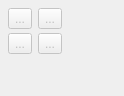
           <widget class="QWidget" name="piece_Page">
            <property name="geometry">
             <rect>
              <x>0</x>
              <y>0</y>
              <width>124</width>
              <height>96</height>
             </rect>
            </property>
            <property name="sizePolicy">
             <sizepolicy hsizetype="Preferred" vsizetype="Maximum">
              <horstretch>0</horstretch>
              <verstretch>0</verstretch>
             </sizepolicy>
            </property>
            <property name="toolTip">
             <string>Tools for adding pattern pieces.</string>
            </property>
            <attribute name="icon">
             <iconset resource="share/resources/toolicon.qrc">
              <normaloff>:/toolicon/32x32/patternpiece_toolbox.png</normaloff>:/toolicon/32x32/patternpiece_toolbox.png</iconset>
            </attribute>
            <attribute name="label">
             <string>Piece</string>
            </attribute>
            <attribute name="toolTip">
             <string>Add Details</string>
            </attribute>
            <layout class="QFormLayout" name="formLayout_14">
             <property name="verticalSpacing">
              <number>4</number>
             </property>
             <property name="leftMargin">
              <number>8</number>
             </property>
             <property name="topMargin">
              <number>8</number>
             </property>
             <property name="rightMargin">
              <number>8</number>
             </property>
             <property name="bottomMargin">
              <number>8</number>
             </property>
             <item row="0" column="0">
              <widget class="QToolButton" name="addPatternPiece_ToolButton">
               <property name="enabled">
                <bool>false</bool>
               </property>
               <property name="toolTip">
                <string>Add New Pattern Piece (N, P)</string>
               </property>
               <property name="text">
                <string notr="true">...</string>
               </property>
               <property name="icon">
                <iconset resource="share/resources/toolicon.qrc">
                 <normaloff>:/toolicon/32x32/new_piece.png</normaloff>:/toolicon/32x32/new_piece.png</iconset>
               </property>
               <property name="iconSize">
                <size>
                 <width>32</width>
                 <height>32</height>
                </size>
               </property>
               <property name="checkable">
                <bool>true</bool>
               </property>
              </widget>
             </item>
             <item row="0" column="1">
              <widget class="QToolButton" name="anchorPoint_ToolButton">
               <property name="enabled">
                <bool>false</bool>
               </property>
               <property name="toolTip">
                <string>Add Anchor Point (A, P)</string>
               </property>
               <property name="text">
                <string notr="true">...</string>
               </property>
               <property name="icon">
                <iconset resource="share/resources/toolicon.qrc">
                 <normaloff>:/toolicon/32x32/anchor_point.png</normaloff>:/toolicon/32x32/anchor_point.png</iconset>
               </property>
               <property name="iconSize">
                <size>
                 <width>32</width>
                 <height>32</height>
                </size>
               </property>
               <property name="checkable">
                <bool>true</bool>
               </property>
              </widget>
             </item>
             <item row="1" column="0">
              <widget class="QToolButton" name="insertNodes_ToolButton">
               <property name="enabled">
                <bool>false</bool>
               </property>
               <property name="toolTip">
                <string>Insert Nodes (I, N)</string>
               </property>
               <property name="text">
                <string notr="true">...</string>
               </property>
               <property name="icon">
                <iconset resource="share/resources/toolicon.qrc">
                 <normaloff>:/toolicon/32x32/insert_nodes_icon.png</normaloff>:/toolicon/32x32/insert_nodes_icon.png</iconset>
               </property>
               <property name="iconSize">
                <size>
                 <width>32</width>
                 <height>32</height>
                </size>
               </property>
               <property name="checkable">
                <bool>true</bool>
               </property>
              </widget>
             </item>
             <item row="1" column="1">
              <widget class="QToolButton" name="internalPath_ToolButton">
               <property name="enabled">
                <bool>false</bool>
               </property>
               <property name="toolTip">
                <string>Add Internal Path (I, P)</string>
               </property>
               <property name="text">
                <string notr="true">...</string>
               </property>
               <property name="icon">
                <iconset resource="share/resources/toolicon.qrc">
                 <normaloff>:/toolicon/32x32/path.png</normaloff>:/toolicon/32x32/path.png</iconset>
               </property>
               <property name="iconSize">
                <size>
                 <width>32</width>
                 <height>32</height>
                </size>
               </property>
               <property name="checkable">
                <bool>true</bool>
               </property>
              </widget>
             </item>
            </layout>
           </widget>
